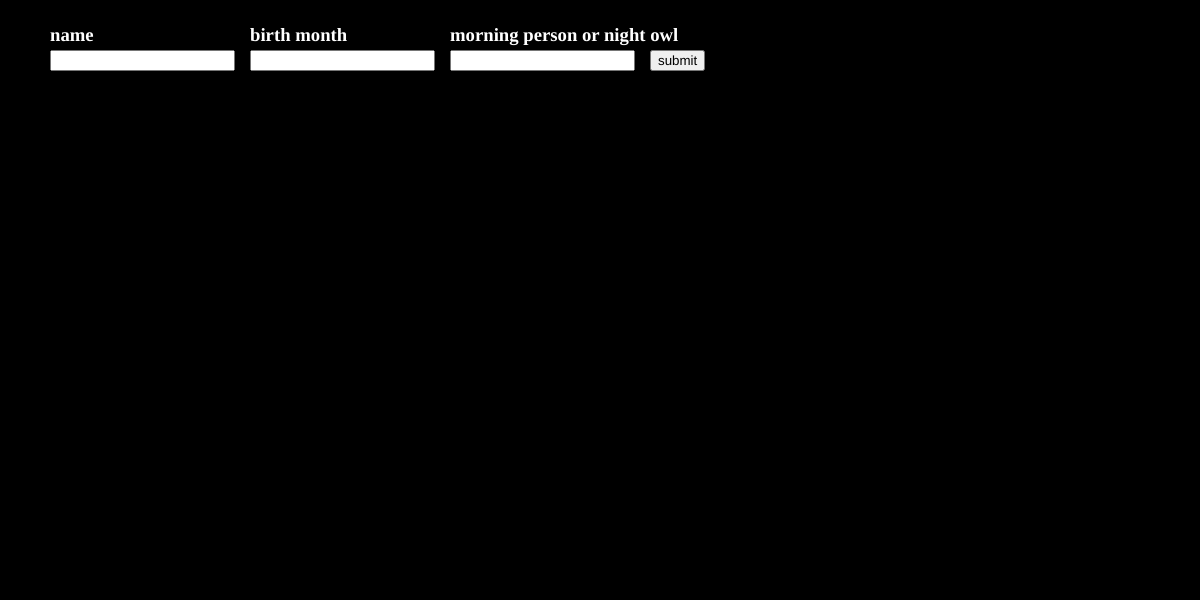
Frame 1 (no input)
Frame 60 (no input): identical to frame 1, image omitted
Frame 120 (the mouse pressed at the canvas centre since frame 60): identical to frame 1, image omitted

The p5.js sketch that drew this single still picture (run headless with seeded random() and noise() and a simulated clock; from frame 60 on, the mouse is pressed at the canvas centre):

// p5.js sketch
// ── sketch.js
let name, month, day;

let nInput, mInput, dInput;

let submit;

let bg = [];

function setup() {
  createCanvas(1200, 600);
    
    background(0);
    
    name = createElement('h3', 'name');
    name.position(50, 5);
    name.style('color', 'white');
    
    nInput = createInput();
    nInput.position(50, 50);
    
    name = createElement('h3', 'birth month');
    name.position(250, 5);
    name.style('color', 'white');
   
    mInput = createInput();
    mInput.position(250, 50);
    
    name = createElement('h3', 'morning person or night owl');
    name.position(450, 5);
    name.style('color', 'white');
    
    dInput = createInput();
    dInput.position(450, 50);
    
    submit = createButton('submit');
    submit.position(650, 50);
    submit.mousePressed(show);
}

function draw() {
    
}

// shows results when 'submit' is pressed
function show() {
    console.log('submit');
    
    for (let i = 25; i < width; i+=25) {
        for (let j = 25; j < height; j+=50) {
            bg.push(new grad(i, j));
        }
    }
        
    for (let i = 0; i < bg.length; i++) {
        bg[i].display();
    }
    
    if (dInput.value()=="night owl") {
        console.log('night');
        fill(0,0,0,50);
        noStroke();
        rect(0,0,width,height);
    }
    
    let circle = new circles(width/2, height/2);
    circle.display();
}

// gradient background based on birth month
function grad(x, y) {
    let season = mInput.value();
    
    this.display = function() {
        // Fall
        if (season=="september" || season=="october" || season=="november") {
            let from = color(255,160,0);
            let to = color(255,0,0);
            let a = lerpColor(from,to,0.09);
            let b = lerpColor(from,to,0.18);
            let c = lerpColor(from,to,0.27);
            let d = lerpColor(from,to,0.36);
            let e = lerpColor(from,to,0.45);
            let f = lerpColor(from,to,0.54);
            let g = lerpColor(from,to,0.63);
            let h = lerpColor(from,to,0.72);
            let i = lerpColor(from,to,0.81);
            let j = lerpColor(from,to,0.90);
            if (x<100) {
                fill(from);
            } else if (x>100 && x<200) {
                fill(a);
            } else if (x>200 && x<300) {
                fill(b);
            } else if (x>300 && x<400) {
                fill(c);
            } else if (x>400 && x<500) {
                fill(d);
            } else if (x>500 && x<600) {
                fill(e);
            } else if (x>600 && x<700) {
                fill(f);
            } else if (x>700 && x<800) {
                fill(g);
            } else if (x>800 && x<900) {
                fill(h);
            } else if (x>900 && x<1000) {
                fill(i);
            } else if (x>1000 && x<1100) {
                fill(j);
            } else if (x>1100) {
                fill(to);
            }
            
            noStroke();
            //stroke(255,0,0);
        }
        
        // Winter
        if (season=="december" || season=="january" || season=="february") {
            let from = color(196,182,252);
            let to = color(16,0,227);
            let a = lerpColor(from,to,0.09);
            let b = lerpColor(from,to,0.18);
            let c = lerpColor(from,to,0.27);
            let d = lerpColor(from,to,0.36);
            let e = lerpColor(from,to,0.45);
            let f = lerpColor(from,to,0.54);
            let g = lerpColor(from,to,0.63);
            let h = lerpColor(from,to,0.72);
            let i = lerpColor(from,to,0.81);
            let j = lerpColor(from,to,0.90);
            if (x<100) {
                fill(from);
            } else if (x>100 && x<200) {
                fill(a);
            } else if (x>200 && x<300) {
                fill(b);
            } else if (x>300 && x<400) {
                fill(c);
            } else if (x>400 && x<500) {
                fill(d);
            } else if (x>500 && x<600) {
                fill(e);
            } else if (x>600 && x<700) {
                fill(f);
            } else if (x>700 && x<800) {
                fill(g);
            } else if (x>800 && x<900) {
                fill(h);
            } else if (x>900 && x<1000) {
                fill(i);
            } else if (x>1000 && x<1100) {
                fill(j);
            } else if (x>1100) {
                fill(to);
            }
            
            noStroke();
            //stroke(0,0,255);
        }
        
        // Spring
        if (season=="march" || season=="april" || season=="may") {
            let from = color(114,242,230);
            let to = color(0,255,94);
            let a = lerpColor(from,to,0.09);
            let b = lerpColor(from,to,0.18);
            let c = lerpColor(from,to,0.27);
            let d = lerpColor(from,to,0.36);
            let e = lerpColor(from,to,0.45);
            let f = lerpColor(from,to,0.54);
            let g = lerpColor(from,to,0.63);
            let h = lerpColor(from,to,0.72);
            let i = lerpColor(from,to,0.81);
            let j = lerpColor(from,to,0.90);
            if (x<100) {
                fill(from);
            } else if (x>100 && x<200) {
                fill(a);
            } else if (x>200 && x<300) {
                fill(b);
            } else if (x>300 && x<400) {
                fill(c);
            } else if (x>400 && x<500) {
                fill(d);
            } else if (x>500 && x<600) {
                fill(e);
            } else if (x>600 && x<700) {
                fill(f);
            } else if (x>700 && x<800) {
                fill(g);
            } else if (x>800 && x<900) {
                fill(h);
            } else if (x>900 && x<1000) {
                fill(i);
            } else if (x>1000 && x<1100) {
                fill(j);
            } else if (x>1100) {
                fill(to);
            }
            
            noStroke();
            //stroke(0,255,0);
        }
        
        // Summer
        if (season=="june" || season=="july" || season=="august") {
            let from = color(255,254,0);
            let to = color(220,119,0);
            let a = lerpColor(from,to,0.09);
            let b = lerpColor(from,to,0.18);
            let c = lerpColor(from,to,0.27);
            let d = lerpColor(from,to,0.36);
            let e = lerpColor(from,to,0.45);
            let f = lerpColor(from,to,0.54);
            let g = lerpColor(from,to,0.63);
            let h = lerpColor(from,to,0.72);
            let i = lerpColor(from,to,0.81);
            let j = lerpColor(from,to,0.90);
            if (x<100) {
                fill(from);
            } else if (x>100 && x<200) {
                fill(a);
            } else if (x>200 && x<300) {
                fill(b);
            } else if (x>300 && x<400) {
                fill(c);
            } else if (x>400 && x<500) {
                fill(d);
            } else if (x>500 && x<600) {
                fill(e);
            } else if (x>600 && x<700) {
                fill(f);
            } else if (x>700 && x<800) {
                fill(g);
            } else if (x>800 && x<900) {
                fill(h);
            } else if (x>900 && x<1000) {
                fill(i);
            } else if (x>1000 && x<1100) {
                fill(j);
            } else if (x>1100) {
                fill(to);
            }
            
            noStroke();
            //stroke(255,165,0);
        }
        
        circle(x, y, 30);
    }
}

// kalidoscope circles from the center
function circles(centerX, centerY) {
    let dist = nInput.value().length*20;
    let dia = dist-50;
    
    let far = dist+75;
    let cross = dia+50;
    
    console.log(dist);
    
    this.display = function() {
        fill(color(0,0,0,150));
        noStroke();
        // start from top then clockwise
        circle(centerX, centerY-dist, 50);
        circle(centerX+dia, centerY-dia, 50);
        circle(centerX+dist, centerY, 50);
        circle(centerX+dia, centerY+dia, 50);
        circle(centerX, centerY+dist, 50);
        circle(centerX-dia, centerY+dia, 50);
        circle(centerX-dist, centerY, 50);
        circle(centerX-dia, centerY-dia, 50);
        
        
        fill(color(0,0,0,100));
        // outside circles from top then clockwise
        circle(centerX, centerY-far, 40);
        circle(centerX+cross, centerY-cross, 40);
        circle(centerX+far, centerY, 40);
        circle(centerX+cross, centerY+cross, 40);
        circle(centerX, centerY+far, 40);
        circle(centerX-cross, centerY+cross, 40);
        circle(centerX-far, centerY, 40);
        circle(centerX-cross, centerY-cross, 40);
    }
}
